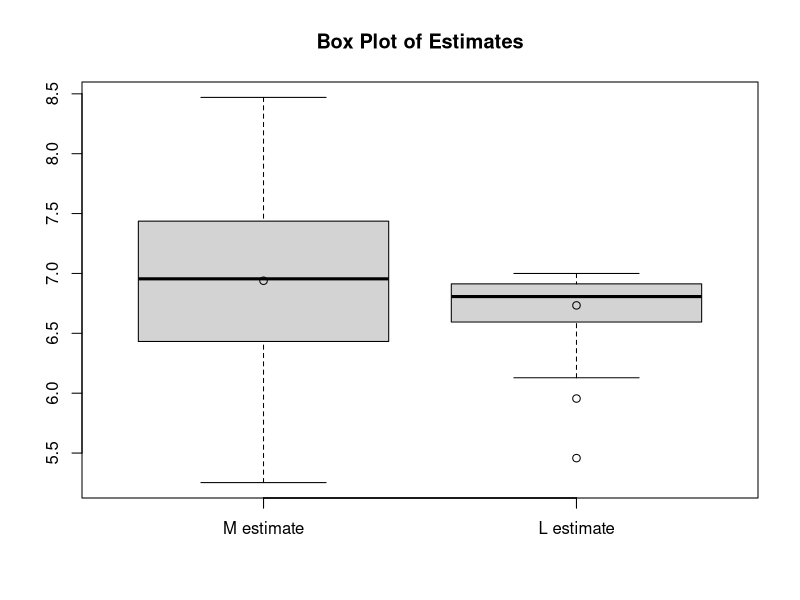
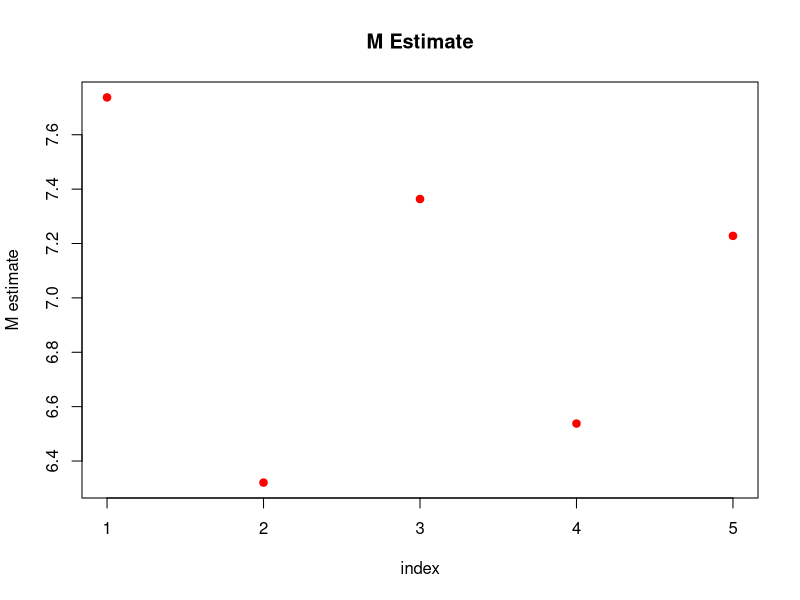
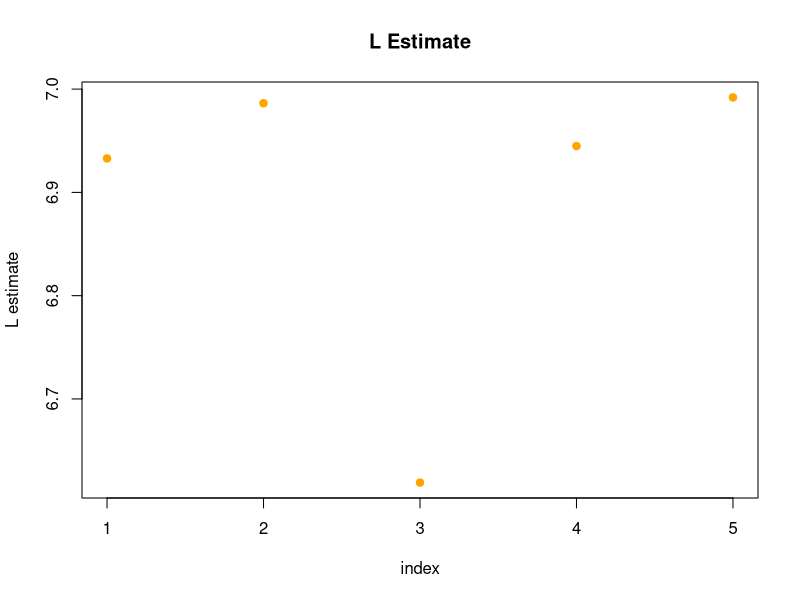
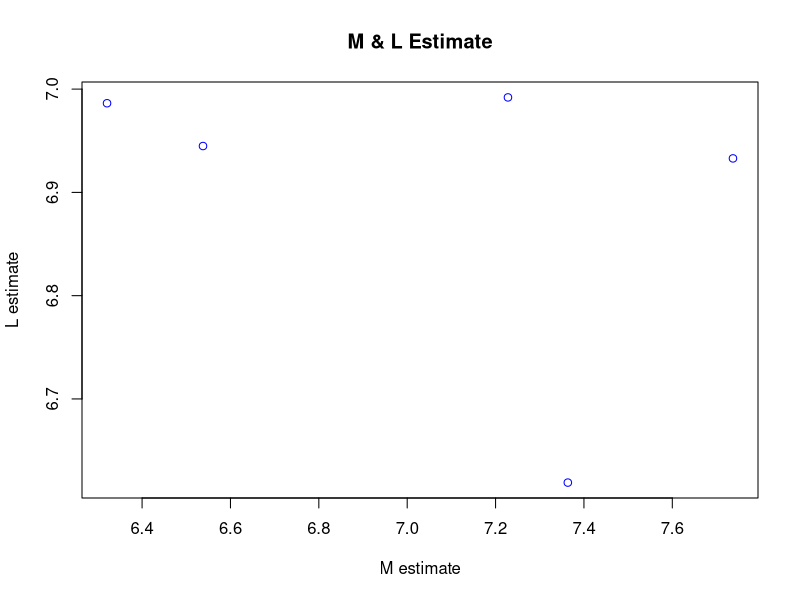

Write R code to recreate these figures, in order.
## ---- chunk 1
knitr::opts_chunk$set(echo = FALSE)
## ---- chunk 2
m_estim <- function(vals){
  m_estimate=(2/length(vals))* sum(vals)
  return(m_estimate)
}

l_estim <- function(vals){
  l_estimate=max(vals)
  return(l_estimate)
}

values <- matrix(0, nrow = 100, ncol = 30)
for(x in 1:100){
  values[x,]=runif(n=30, min = 0, max=7)
}
m_esti=NULL
l_esti=NULL
for(x in 1:100){
  m_esti[x]=m_estim(vals=values[x,])
  l_esti[x]=l_estim(vals=values[x,])
}
mean(m_esti)
mean(l_esti)

boxplot(m_esti, l_esti, main="Box Plot of Estimates")
axis(1, at=1:2, labels=c("M estimate", "L estimate"))
points(c(mean(m_esti), mean(l_esti), col="red", pch=19))

sizes <- c(20,30, 50, 100, 150)
m_esti2=NULL
l_esti2=NULL
for(x in 1:5){
  vals <- runif(n=sizes[x], min=0, max=7)
  m_esti2[x]=m_estim(vals)
  l_esti2[x]=l_estim(vals)
}
plot(m_esti2, pch=19, col="red", xlab="index", ylab="M estimate", main="M Estimate")
plot(l_esti2, pch=19, col="orange", xlab="index", ylab="L estimate", main="L Estimate")
plot(m_esti2, l_esti2, col = "blue", xlab = "M estimate", ylab = "L estimate", main = "M & L Estimate")
